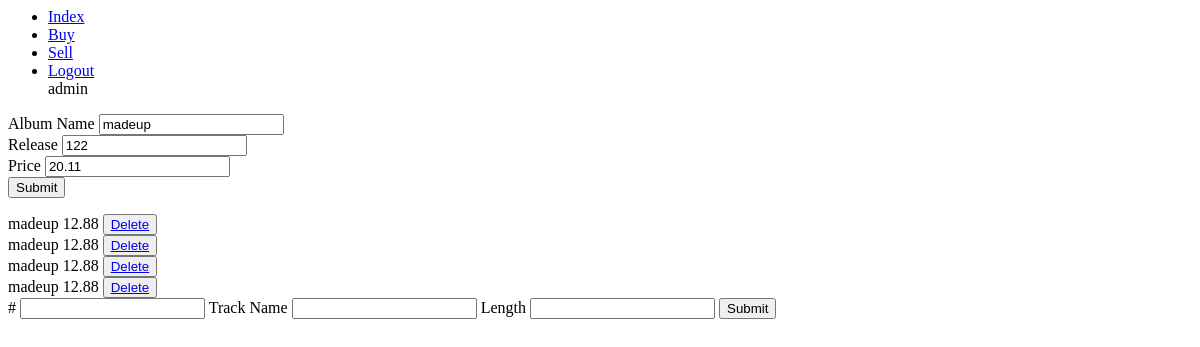
Page /edit/1 (signed in) on the earlier database version.
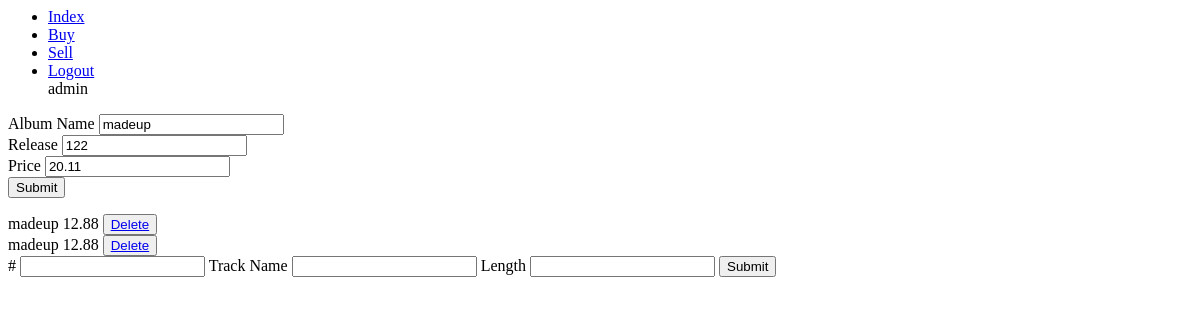
Same page on the later database version.
### musicalonline/models.py (models this page shows)
class User(db.Model, UserMixin):
    id = db.Column(db.Integer, primary_key=True)
    username = db.Column(db.String(80), unique=True, nullable=False)
    email = db.Column(db.String(120), unique=True, nullable=False)
    password = db.Column(db.String(80), unique=False, nullable=False)
    isadmin = db.Column(db.Integer, nullable=False)
    albums = db.relationship("Album", backref="author", lazy=True)

class Album(db.Model):
    album_id = db.Column(db.Integer, primary_key=True)
    user_id = db.Column(db.Integer, db.ForeignKey("user.id"), nullable=False)
    name = db.Column(db.String(80) , unique=False, nullable=False)
    release = db.Column(db.Integer, nullable=False)
    price = db.Column(db.Float, nullable=False)
    image = db.Column(db.String(200), nullable=True)
    tracks = db.relationship("Track", backref="album", lazy=True)

class Track(db.Model):
    track_id = db.Column(db.Integer, primary_key=True)
    album_id = db.Column(db.Integer, db.ForeignKey("album.album_id"), nullable=False)
    track_number = db.Column(db.Integer, nullable=False)
    name = db.Column(db.String(80), nullable=False)
    length = db.Column(db.Float, nullable=False)

### musicalonline/routes.py (the view)
@app.route("/edit/<int:id>",methods=["GET","POST"])
@login_required
def edit(id):
    album_form = RecordForm()
    track_form = TrackForm()
    if "release" in request.form:
        album_form = RecordForm(request.form)
    elif "number" in request.form:
        track_form = TrackForm(request.form)
    album = Album.query.filter_by(album_id=id).first()
    tracks = album.tracks
    if album_form.validate():
        album.name = album_form.name.data
        album.release = album_form.release.data
        album.price = album_form.price.data
        db.session.commit()
    elif  track_form.validate():
        track = Track(album_id=album.album_id, name=track_form.name.data,length=track_form.length.data,track_number=track_form.number.data)
        db.session.add(track)
        db.session.commit()
    return render_template("edit.html",album=album, album_form=album_form, track_form=track_form, tracks=tracks)

### musicalonline/forms.py
class RecordForm(Form):
    name = StringField("Album Name", validators=[InputRequired()])
    release = IntegerField("Release", validators=[InputRequired()])
    price  = DecimalField("Price", validators=[InputRequired()])
    button = SubmitField("Submit")

class TrackForm(Form):
    number = IntegerField("#",validators=[InputRequired()])
    name = StringField("Track Name", validators=[InputRequired()])
    length = DecimalField("Length", validators=[InputRequired()])
    button = SubmitField("Submit")

### musicalonline/models.py (called while the page is built)
@login_manager.user_loader
def load_user(id):
    return User.query.get(int(id))

### musicalonline/templates/edit.html
{% extends "layout.html" %}
{% block content %}
<form method="POST">
    <div>
        {{album_form.name.label}}
        {{album_form.name(value=album.name)}}
    </div>
    <div>
        {{album_form.release.label}}
        {{album_form.release(value=album.release)}}
    </div>
    <div>
        {{album_form.price.label}}
        {{album_form.price(value=album.price)}}
    </div>
    <div>
        {{album_form.button}}
    </div>
</form>
{% for track in tracks %}
<div>
    {{track.name}}
    {{track.length}}
    <button><a href="{{url_for('track_delete',id=track.track_id)}}">Delete</a></button>
</div>
{% endfor %}
<form method="POST">
    {{track_form.number.label}}
    {{track_form.number}}
    {{track_form.name.label}}
    {{track_form.name}}
    {{track_form.length.label}}
    {{track_form.length}}
    {{track_form.button}}
</form>
{% endblock %}

### musicalonline/templates/layout.html (shortened to what this page needs)
<html>
    <head>
    </head>
    <body>
        <ul>
            <li><a href="{{url_for('index')}}">Index</a></li>
            <li><a href="{{url_for('buy')}}">Buy</a></li>
            {% if current_user.is_authenticated %}
                <li><a href="{{url_for('sell')}}">Sell</a></li>
                <li><a href="{{url_for('logout')}}">Logout</a></li>
                {{current_user.username}}
            {% else %}
                <li><a href="{{url_for('register')}}">Register</a></li>
                <li><a href="{{url_for('login')}}">Login</a></li>
            {% endif %}
        </ul>
        {% block content %}{% endblock %}
    </body>
</html>

Differences in the rows shown:
removed Track: name "madeup", length "12.88"
removed Track: name "madeup", length "12.88"
